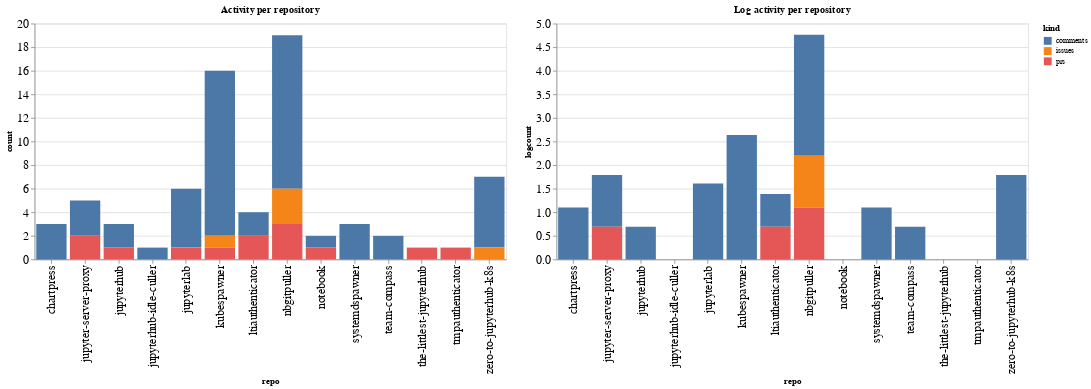

Notebook code cell kept with this figure:
### Code cell
ch1 = alt.Chart(repo_summaries, width=600, title="Activity per repository").mark_bar().encode(
    x='repo',
    y='count',
    color='kind',
    tooltip="kind"
)

ch2 = alt.Chart(repo_summaries, width=600, title="Log activity per repository").mark_bar().encode(
    x='repo',
    y='logcount',
    color='kind',
    tooltip="kind"
)

ch1 | ch2

### Figure 1 — Vega-Lite specification as saved in the notebook (floating-point values rounded to 4 significant figures)
{"config": {"axisLeft": {"labelFontSize": 15}, "axisBottom": {"labelFontSize": 15}}, "hconcat": [{"mark": "bar", "encoding": {"color": {"type": "nominal", "field": "kind"}, "tooltip": {"type": "nominal", "field": "kind"}, "x": {"type": "nominal", "field": "repo"}, "y": {"type": "quantitative", "field": "count"}}, "title": "Activity per repository", "width": 600}, {"mark": "bar", "encoding": {"color": {"type": "nominal", "field": "kind"}, "tooltip": {"type": "nominal", "field": "kind"}, "x": {"type": "nominal", "field": "repo"}, "y": {"type": "quantitative", "field": "logcount"}}, "title": "Log activity per repository", "width": 600}], "data": {"name": "data-361a429d5a33e09aa4bab66602c535e8"}, "$schema": "https://vega.github.io/schema/vega-lite/v4.8.1.json", "datasets": {"data-361a429d5a33e09aa4bab66602c535e8": [{"repo": "chartpress", "kind": "comments", "count": 3, "logcount": 1.099}, {"repo": "jupyter-server-proxy", "kind": "comments", "count": 3, "logcount": 1.099}, {"repo": "jupyter-server-proxy", "kind": "prs", "count": 2, "logcount": 0.6931}, {"repo": "jupyterhub", "kind": "comments", "count": 2, "logcount": 0.6931}, {"repo": "jupyterhub", "kind": "prs", "count": 1, "logcount": 0.0}, {"repo": "jupyterhub-idle-culler", "kind": "comments", "count": 1, "logcount": 0.0}, {"repo": "jupyterlab", "kind": "comments", "count": 5, "logcount": 1.609}, {"repo": "jupyterlab", "kind": "prs", "count": 1, "logcount": 0.0}, {"repo": "kubespawner", "kind": "comments", "count": 14, "logcount": 2.639}, {"repo": "kubespawner", "kind": "issues", "count": 1, "logcount": 0.0}, {"repo": "kubespawner", "kind": "prs", "count": 1, "logcount": 0.0}, {"repo": "ltiauthenticator", "kind": "comments", "count": 2, "logcount": 0.6931}, {"repo": "ltiauthenticator", "kind": "prs", "count": 2, "logcount": 0.6931}, {"repo": "nbgitpuller", "kind": "comments", "count": 13, "logcount": 2.565}, {"repo": "nbgitpuller", "kind": "issues", "count": 3, "logcount": 1.099}, {"repo": "nbgitpuller", "kind": "prs", "count": 3, "logcount": 1.099}, {"repo": "notebook", "kind": "comments", "count": 1, "logcount": 0.0}, {"repo": "notebook", "kind": "prs", "count": 1, "logcount": 0.0}, {"repo": "systemdspawner", "kind": "comments", "count": 3, "logcount": 1.099}, {"repo": "team-compass", "kind": "comments", "count": 2, "logcount": 0.6931}, {"repo": "the-littlest-jupyterhub", "kind": "prs", "count": 1, "logcount": 0.0}, {"repo": "tmpauthenticator", "kind": "prs", "count": 1, "logcount": 0.0}, {"repo": "zero-to-jupyterhub-k8s", "kind": "comments", "count": 6, "logcount": 1.792}, {"repo": "zero-to-jupyterhub-k8s", "kind": "issues", "count": 1, "logcount": 0.0}]}}
